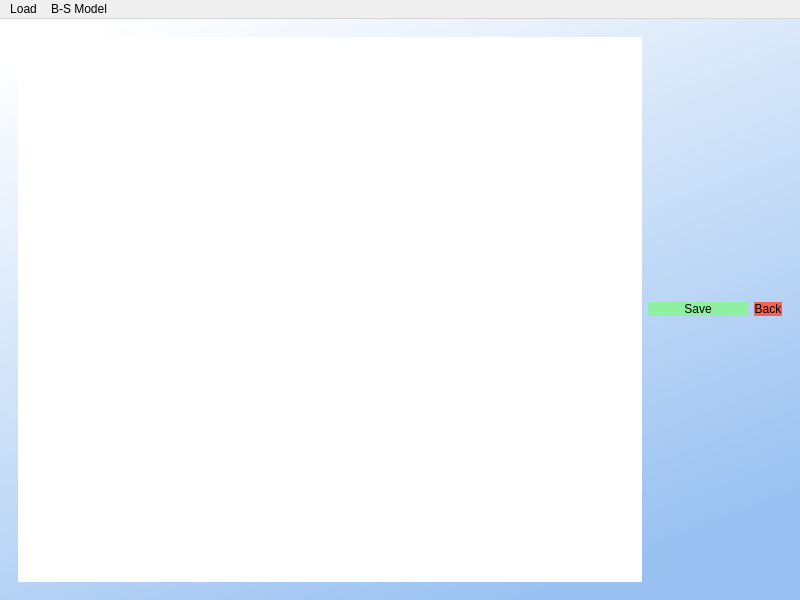
<?xml version="1.0" encoding="UTF-8"?>
<ui version="4.0">
 <class>MainWindow</class>
 <widget class="QMainWindow" name="MainWindow">
  <property name="geometry">
   <rect>
    <x>0</x>
    <y>0</y>
    <width>800</width>
    <height>600</height>
   </rect>
  </property>
  <property name="windowTitle">
   <string>MainWindow</string>
  </property>
  <property name="windowIcon">
   <iconset>
    <normaloff>../MD-CUBE/image-removebg-preview.png</normaloff>../MD-CUBE/image-removebg-preview.png</iconset>
  </property>
  <property name="styleSheet">
   <string notr="true">QMainWindow{
background:none;
}</string>
  </property>
  <widget class="QWidget" name="centralwidget">
   <property name="styleSheet">
    <string notr="true">QWidget{

border:none;
}</string>
   </property>
   <layout class="QHBoxLayout" name="horizontalLayout">
    <property name="leftMargin">
     <number>0</number>
    </property>
    <property name="topMargin">
     <number>0</number>
    </property>
    <property name="rightMargin">
     <number>0</number>
    </property>
    <property name="bottomMargin">
     <number>0</number>
    </property>
    <item>
     <widget class="QStackedWidget" name="stackedWidget">
      <property name="styleSheet">
       <string notr="true">QStackedWidget{
background : qlineargradient(spread:pad, x1:0.663, y1:1, x2:0.129534, y2:0, stop:0 rgba(153, 193, 241, 255), stop:1 rgba(255, 255, 255, 255));
}</string>
      </property>
      <property name="currentIndex">
       <number>3</number>
      </property>
      <widget class="QWidget" name="page">
       <property name="styleSheet">
        <string notr="true"/>
       </property>
       <layout class="QVBoxLayout" name="verticalLayout">
        <item>
         <widget class="QFrame" name="frame">
          <property name="frameShape">
           <enum>QFrame::StyledPanel</enum>
          </property>
          <property name="frameShadow">
           <enum>QFrame::Raised</enum>
          </property>
          <layout class="QVBoxLayout" name="verticalLayout_2">
           <item>
            <widget class="QFrame" name="frame_2">
             <property name="styleSheet">
              <string notr="true">QFrame{
background:none;
}</string>
             </property>
             <property name="frameShape">
              <enum>QFrame::StyledPanel</enum>
             </property>
             <property name="frameShadow">
              <enum>QFrame::Raised</enum>
             </property>
             <layout class="QHBoxLayout" name="horizontalLayout_2">
              <item>
               <widget class="QLabel" name="label_2">
                <property name="maximumSize">
                 <size>
                  <width>16666</width>
                  <height>100</height>
                 </size>
                </property>
                <property name="font">
                 <font>
                  <family>Interdimensional</family>
                  <pointsize>36</pointsize>
                  <bold>true</bold>
                 </font>
                </property>
                <property name="styleSheet">
                 <string notr="true">QLabel{
background : none;
}</string>
                </property>
                <property name="text">
                 <string>MD- CUBE</string>
                </property>
                <property name="alignment">
                 <set>Qt::AlignCenter</set>
                </property>
                <property name="wordWrap">
                 <bool>true</bool>
                </property>
               </widget>
              </item>
              <item>
               <widget class="QLabel" name="label">
                <property name="maximumSize">
                 <size>
                  <width>100</width>
                  <height>100</height>
                 </size>
                </property>
                <property name="styleSheet">
                 <string notr="true">QLabel{
background:none;
}</string>
                </property>
                <property name="text">
                 <string/>
                </property>
                <property name="pixmap">
                 <pixmap>../MD-CUBE/image-removebg-preview.png</pixmap>
                </property>
                <property name="scaledContents">
                 <bool>true</bool>
                </property>
                <property name="alignment">
                 <set>Qt::AlignCenter</set>
                </property>
               </widget>
              </item>
             </layout>
            </widget>
           </item>
           <item>
            <widget class="QFrame" name="frame_3">
             <property name="maximumSize">
              <size>
               <width>16777215</width>
               <height>100</height>
              </size>
             </property>
             <property name="styleSheet">
              <string notr="true">QFrame{
background:none;
}</string>
             </property>
             <property name="frameShape">
              <enum>QFrame::StyledPanel</enum>
             </property>
             <property name="frameShadow">
              <enum>QFrame::Raised</enum>
             </property>
             <layout class="QHBoxLayout" name="horizontalLayout_3">
              <item>
               <widget class="QPushButton" name="pushButton">
                <property name="maximumSize">
                 <size>
                  <width>200</width>
                  <height>16777215</height>
                 </size>
                </property>
                <property name="styleSheet">
                 <string notr="true">QPushButton{
background : rgb(220, 138, 221);
padding: 10px;
}</string>
                </property>
                <property name="text">
                 <string>START</string>
                </property>
               </widget>
              </item>
             </layout>
            </widget>
           </item>
          </layout>
         </widget>
        </item>
       </layout>
      </widget>
      <widget class="QWidget" name="page_2">
       <layout class="QHBoxLayout" name="horizontalLayout_4">
        <item>
         <widget class="QFrame" name="frame_4">
          <property name="frameShape">
           <enum>QFrame::StyledPanel</enum>
          </property>
          <property name="frameShadow">
           <enum>QFrame::Raised</enum>
          </property>
          <layout class="QVBoxLayout" name="verticalLayout_3">
           <item>
            <widget class="QFrame" name="frame_5">
             <property name="frameShape">
              <enum>QFrame::StyledPanel</enum>
             </property>
             <property name="frameShadow">
              <enum>QFrame::Raised</enum>
             </property>
             <layout class="QHBoxLayout" name="horizontalLayout_5">
              <item>
               <widget class="QLabel" name="label_3">
                <property name="font">
                 <font>
                  <pointsize>20</pointsize>
                 </font>
                </property>
                <property name="text">
                 <string>Upload MD CUBE ASCII Files</string>
                </property>
                <property name="alignment">
                 <set>Qt::AlignCenter</set>
                </property>
               </widget>
              </item>
             </layout>
            </widget>
           </item>
           <item>
            <widget class="QFrame" name="frame_6">
             <property name="maximumSize">
              <size>
               <width>16777215</width>
               <height>100</height>
              </size>
             </property>
             <property name="frameShape">
              <enum>QFrame::StyledPanel</enum>
             </property>
             <property name="frameShadow">
              <enum>QFrame::Raised</enum>
             </property>
             <layout class="QHBoxLayout" name="horizontalLayout_6">
              <item>
               <widget class="QPushButton" name="pushButton_2">
                <property name="maximumSize">
                 <size>
                  <width>300</width>
                  <height>16777215</height>
                 </size>
                </property>
                <property name="styleSheet">
                 <string notr="true">QPushButton{
padding:10px;
background : rgb(87, 227, 137)
}</string>
                </property>
                <property name="text">
                 <string>LOAD</string>
                </property>
               </widget>
              </item>
             </layout>
            </widget>
           </item>
          </layout>
         </widget>
        </item>
       </layout>
      </widget>
      <widget class="QWidget" name="page_3">
       <layout class="QHBoxLayout" name="horizontalLayout_7">
        <item>
         <widget class="QFrame" name="frame_7">
          <property name="styleSheet">
           <string notr="true">QFrame{
background : qlineargradient(spread:pad, x1:0.663, y1:1, x2:0.129534, y2:0, stop:0 rgba(153, 193, 241, 255), stop:1 rgba(255, 255, 255, 255));
}</string>
          </property>
          <property name="frameShape">
           <enum>QFrame::StyledPanel</enum>
          </property>
          <property name="frameShadow">
           <enum>QFrame::Raised</enum>
          </property>
          <layout class="QVBoxLayout" name="verticalLayout_7">
           <item>
            <widget class="QFrame" name="frame_11">
             <property name="frameShape">
              <enum>QFrame::StyledPanel</enum>
             </property>
             <property name="frameShadow">
              <enum>QFrame::Raised</enum>
             </property>
             <layout class="QHBoxLayout" name="horizontalLayout_8">
              <item>
               <widget class="QFrame" name="frame_8">
                <property name="frameShape">
                 <enum>QFrame::StyledPanel</enum>
                </property>
                <property name="frameShadow">
                 <enum>QFrame::Raised</enum>
                </property>
                <layout class="QHBoxLayout" name="horizontalLayout_10">
                 <item>
                  <widget class="QScrollArea" name="scrollArea">
                   <property name="widgetResizable">
                    <bool>true</bool>
                   </property>
                   <widget class="QWidget" name="scrollAreaWidgetContents">
                    <property name="geometry">
                     <rect>
                      <x>0</x>
                      <y>0</y>
                      <width>100</width>
                      <height>30</height>
                     </rect>
                    </property>
                    <layout class="QHBoxLayout" name="horizontalLayout_11">
                     <item>
                      <layout class="QFormLayout" name="formLayout"/>
                     </item>
                    </layout>
                   </widget>
                  </widget>
                 </item>
                </layout>
               </widget>
              </item>
             </layout>
            </widget>
           </item>
          </layout>
         </widget>
        </item>
       </layout>
      </widget>
      <widget class="QWidget" name="page_4">
       <layout class="QVBoxLayout" name="verticalLayout_6">
        <item>
         <widget class="QFrame" name="frame_10">
          <property name="frameShape">
           <enum>QFrame::StyledPanel</enum>
          </property>
          <property name="frameShadow">
           <enum>QFrame::Raised</enum>
          </property>
          <layout class="QHBoxLayout" name="horizontalLayout_9">
           <item>
            <widget class="QGraphicsView" name="graphicsView"/>
           </item>
           <item>
            <widget class="QPushButton" name="saveButton">
             <property name="minimumSize">
              <size>
               <width>100</width>
               <height>0</height>
              </size>
             </property>
             <property name="styleSheet">
              <string notr="true">QPushButton{
 background : 	rgb(143, 240, 164)
}</string>
             </property>
             <property name="text">
              <string>Save</string>
             </property>
            </widget>
           </item>
           <item>
            <widget class="QPushButton" name="pushButton_4">
             <property name="maximumSize">
              <size>
               <width>50</width>
               <height>16777215</height>
              </size>
             </property>
             <property name="styleSheet">
              <string notr="true">QPushButton{
 background : rgb(246, 97, 81)
}</string>
             </property>
             <property name="text">
              <string>Back</string>
             </property>
            </widget>
           </item>
          </layout>
         </widget>
        </item>
       </layout>
      </widget>
     </widget>
    </item>
   </layout>
  </widget>
  <widget class="QMenuBar" name="menuBar">
   <property name="geometry">
    <rect>
     <x>0</x>
     <y>0</y>
     <width>800</width>
     <height>22</height>
    </rect>
   </property>
   <widget class="QMenu" name="menufILE">
    <property name="title">
     <string>Load</string>
    </property>
    <addaction name="actionLoad_Binary"/>
   </widget>
   <widget class="QMenu" name="menuB_S_Model">
    <property name="title">
     <string>B-S Model</string>
    </property>
   </widget>
   <addaction name="menufILE"/>
   <addaction name="menuB_S_Model"/>
  </widget>
  <action name="actionLoad_Binary">
   <property name="checkable">
    <bool>true</bool>
   </property>
   <property name="enabled">
    <bool>true</bool>
   </property>
   <property name="text">
    <string>Load Binary</string>
   </property>
  </action>
  <action name="actionSave">
   <property name="text">
    <string>Save</string>
   </property>
  </action>
 </widget>
 <resources/>
 <connections/>
</ui>
